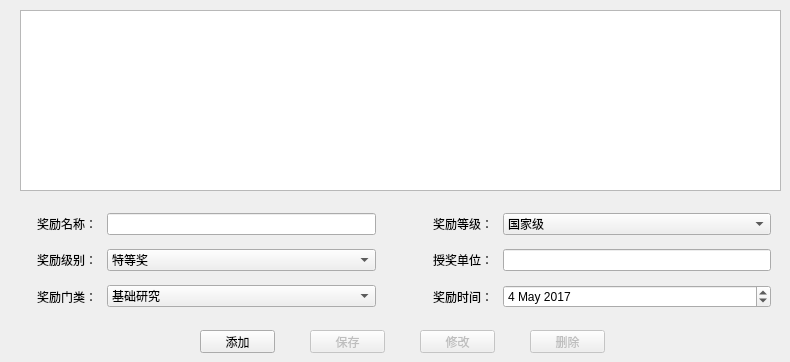
   <widget class="QWidget" name="tab_4">
    <attribute name="title">
     <string>奖励记录</string>
    </attribute>
    <widget class="QWidget" name="verticalLayoutWidget_4">
     <property name="geometry">
      <rect>
       <x>20</x>
       <y>200</y>
       <width>761</width>
       <height>121</height>
      </rect>
     </property>
     <layout class="QVBoxLayout" name="verticalLayout_4">
      <property name="leftMargin">
       <number>10</number>
      </property>
      <property name="topMargin">
       <number>5</number>
      </property>
      <property name="rightMargin">
       <number>10</number>
      </property>
      <property name="bottomMargin">
       <number>5</number>
      </property>
      <item>
       <layout class="QHBoxLayout" name="horizontalLayout_64" stretch="1,1">
        <property name="spacing">
         <number>50</number>
        </property>
        <item>
         <layout class="QHBoxLayout" name="horizontalLayout_65" stretch="1,4">
          <property name="spacing">
           <number>10</number>
          </property>
          <item>
           <widget class="QLabel" name="reward_label_title">
            <property name="text">
             <string>奖励名称：</string>
            </property>
            <property name="alignment">
             <set>Qt::AlignRight|Qt::AlignTrailing|Qt::AlignVCenter</set>
            </property>
           </widget>
          </item>
          <item>
           <widget class="QLineEdit" name="reward_edit_title">
            <property name="maxLength">
             <number>50</number>
            </property>
           </widget>
          </item>
         </layout>
        </item>
        <item>
         <layout class="QHBoxLayout" name="horizontalLayout_67" stretch="1,4">
          <property name="spacing">
           <number>10</number>
          </property>
          <item>
           <widget class="QLabel" name="reward_label_sort">
            <property name="text">
             <string>奖励等级：</string>
            </property>
            <property name="alignment">
             <set>Qt::AlignRight|Qt::AlignTrailing|Qt::AlignVCenter</set>
            </property>
           </widget>
          </item>
          <item>
           <widget class="QComboBox" name="reward_combo_sort">
            <property name="editable">
             <bool>false</bool>
            </property>
            <item>
             <property name="text">
              <string>国家级</string>
             </property>
            </item>
            <item>
             <property name="text">
              <string>省部级</string>
             </property>
            </item>
            <item>
             <property name="text">
              <string>市厅级</string>
             </property>
            </item>
            <item>
             <property name="text">
              <string>校级</string>
             </property>
            </item>
            <item>
             <property name="text">
              <string>其他</string>
             </property>
            </item>
           </widget>
          </item>
         </layout>
        </item>
       </layout>
      </item>
      <item>
       <layout class="QHBoxLayout" name="horizontalLayout_68" stretch="1,1">
        <property name="spacing">
         <number>50</number>
        </property>
        <item>
         <layout class="QHBoxLayout" name="horizontalLayout_69" stretch="1,4">
          <property name="spacing">
           <number>10</number>
          </property>
          <item>
           <widget class="QLabel" name="reward_label_level">
            <property name="text">
             <string>奖励级别：</string>
            </property>
            <property name="alignment">
             <set>Qt::AlignRight|Qt::AlignTrailing|Qt::AlignVCenter</set>
            </property>
           </widget>
          </item>
          <item>
           <widget class="QComboBox" name="reward_combo_level">
            <property name="editable">
             <bool>false</bool>
            </property>
            <item>
             <property name="text">
              <string>特等奖</string>
             </property>
            </item>
            <item>
             <property name="text">
              <string>一等奖</string>
             </property>
            </item>
            <item>
             <property name="text">
              <string>二等奖</string>
             </property>
            </item>
            <item>
             <property name="text">
              <string>三等奖</string>
             </property>
            </item>
            <item>
             <property name="text">
              <string>优秀奖</string>
             </property>
            </item>
           </widget>
          </item>
         </layout>
        </item>
        <item>
         <layout class="QHBoxLayout" name="horizontalLayout_71" stretch="1,4">
          <property name="spacing">
           <number>10</number>
          </property>
          <item>
           <widget class="QLabel" name="reward_label_unit">
            <property name="text">
             <string>授奖单位：</string>
            </property>
            <property name="alignment">
             <set>Qt::AlignRight|Qt::AlignTrailing|Qt::AlignVCenter</set>
            </property>
           </widget>
          </item>
          <item>
           <widget class="QLineEdit" name="reward_edit_unit">
            <property name="maxLength">
             <number>100</number>
            </property>
           </widget>
          </item>
         </layout>
        </item>
       </layout>
      </item>
      <item>
       <layout class="QHBoxLayout" name="horizontalLayout_72" stretch="1,1">
        <property name="spacing">
         <number>50</number>
        </property>
        <item>
         <layout class="QHBoxLayout" name="horizontalLayout_73" stretch="1,4">
          <property name="spacing">
           <number>10</number>
          </property>
          <item>
           <widget class="QLabel" name="reward_label_category">
            <property name="text">
             <string>奖励门类：</string>
            </property>
            <property name="alignment">
             <set>Qt::AlignRight|Qt::AlignTrailing|Qt::AlignVCenter</set>
            </property>
           </widget>
          </item>
          <item>
           <widget class="QComboBox" name="reward_combo_category">
            <property name="editable">
             <bool>false</bool>
            </property>
            <item>
             <property name="text">
              <string>基础研究</string>
             </property>
            </item>
            <item>
             <property name="text">
              <string>技术开发</string>
             </property>
            </item>
            <item>
             <property name="text">
              <string>社会公益</string>
             </property>
            </item>
            <item>
             <property name="text">
              <string>国家安全</string>
             </property>
            </item>
            <item>
             <property name="text">
              <string>重大工程</string>
             </property>
            </item>
           </widget>
          </item>
         </layout>
        </item>
        <item>
         <layout class="QHBoxLayout" name="horizontalLayout_75" stretch="1,4">
          <property name="spacing">
           <number>10</number>
          </property>
          <item>
           <widget class="QLabel" name="reward_label_date">
            <property name="text">
             <string>奖励时间：</string>
            </property>
            <property name="alignment">
             <set>Qt::AlignRight|Qt::AlignTrailing|Qt::AlignVCenter</set>
            </property>
           </widget>
          </item>
          <item>
           <widget class="QDateEdit" name="reward_date">
            <property name="date">
             <date>
              <year>2017</year>
              <month>5</month>
              <day>4</day>
             </date>
            </property>
           </widget>
          </item>
         </layout>
        </item>
       </layout>
      </item>
     </layout>
    </widget>
    <widget class="QTableView" name="list_reward">
     <property name="geometry">
      <rect>
       <x>20</x>
       <y>10</y>
       <width>761</width>
       <height>181</height>
      </rect>
     </property>
     <property name="editTriggers">
      <set>QAbstractItemView::NoEditTriggers</set>
     </property>
     <property name="selectionMode">
      <enum>QAbstractItemView::SingleSelection</enum>
     </property>
     <property name="selectionBehavior">
      <enum>QAbstractItemView::SelectRows</enum>
     </property>
     <attribute name="horizontalHeaderStretchLastSection">
      <bool>true</bool>
     </attribute>
     <attribute name="verticalHeaderDefaultSectionSize">
      <number>25</number>
     </attribute>
     <attribute name="verticalHeaderMinimumSectionSize">
      <number>15</number>
     </attribute>
    </widget>
    <widget class="QPushButton" name="btn_reward_add">
     <property name="geometry">
      <rect>
       <x>200</x>
       <y>330</y>
       <width>75</width>
       <height>23</height>
      </rect>
     </property>
     <property name="text">
      <string>添加</string>
     </property>
     <property name="autoDefault">
      <bool>false</bool>
     </property>
    </widget>
    <widget class="QPushButton" name="btn_reward_delete">
     <property name="enabled">
      <bool>false</bool>
     </property>
     <property name="geometry">
      <rect>
       <x>530</x>
       <y>330</y>
       <width>75</width>
       <height>23</height>
      </rect>
     </property>
     <property name="text">
      <string>删除</string>
     </property>
     <property name="autoDefault">
      <bool>false</bool>
     </property>
    </widget>
    <widget class="QPushButton" name="btn_reward_save">
     <property name="enabled">
      <bool>false</bool>
     </property>
     <property name="geometry">
      <rect>
       <x>310</x>
       <y>330</y>
       <width>75</width>
       <height>23</height>
      </rect>
     </property>
     <property name="text">
      <string>保存</string>
     </property>
     <property name="autoDefault">
      <bool>false</bool>
     </property>
    </widget>
    <widget class="QPushButton" name="btn_reward_update">
     <property name="enabled">
      <bool>false</bool>
     </property>
     <property name="geometry">
      <rect>
       <x>420</x>
       <y>330</y>
       <width>75</width>
       <height>23</height>
      </rect>
     </property>
     <property name="text">
      <string>修改</string>
     </property>
     <property name="autoDefault">
      <bool>false</bool>
     </property>
    </widget>
   </widget>
